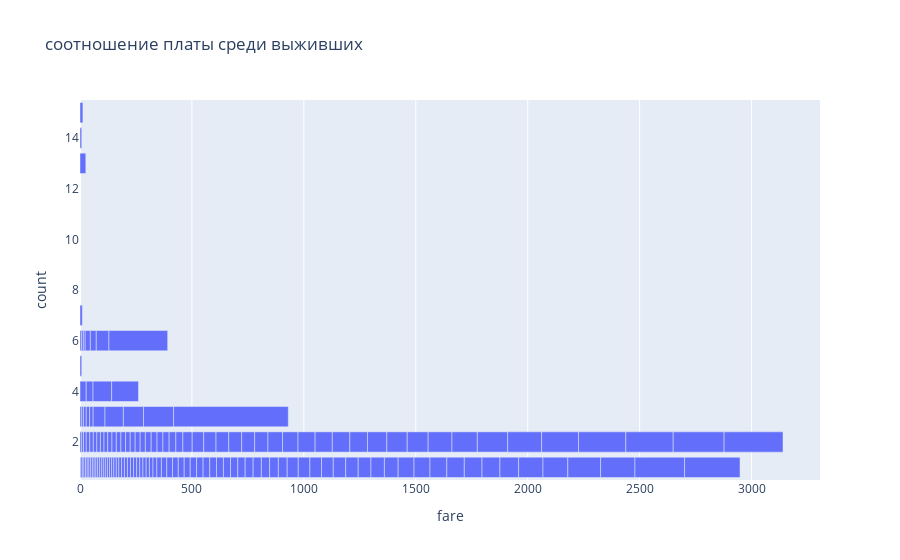

Notebook source saved alongside this figure:
### Markdown cell above
На графике ниже отобразим соотношение стоимости билета и количества выживших.

### Code cell
survived_fare = data[data['survived'] == 1].groupby(['fare']).size().reset_index(name='count')
fig = px.bar(survived_fare, x="fare", y="count", title="соотношение платы среди выживших", orientation="h")
fig.show()

### Figure 1 — Plotly figure (JSON) as saved in the notebook; plotly's stock layout.template omitted (floating-point values rounded to 4 significant figures; data arrays with more than 128 entries replaced by an {"elided": "..."} marker saying what was removed)
{"data": [{"alignmentgroup": "True", "hovertemplate": "fare=%{x}<br>count=%{y}<extra></extra>", "legendgroup": "", "marker": {"color": "#636efa", "pattern": {"shape": ""}}, "name": "", "offsetgroup": "", "orientation": "h", "showlegend": false, "textposition": "auto", "type": "bar", "x": {"elided": "149 float values"}, "xaxis": "x", "y": {"elided": "149 int values"}, "yaxis": "y"}], "layout": {"barmode": "relative", "legend": {"tracegroupgap": 0}, "title": {"text": "соотношение платы среди выживших"}, "xaxis": {"anchor": "y", "domain": [0, 1], "title": {"text": "fare"}}, "yaxis": {"anchor": "x", "domain": [0, 1], "title": {"text": "count"}}}}
